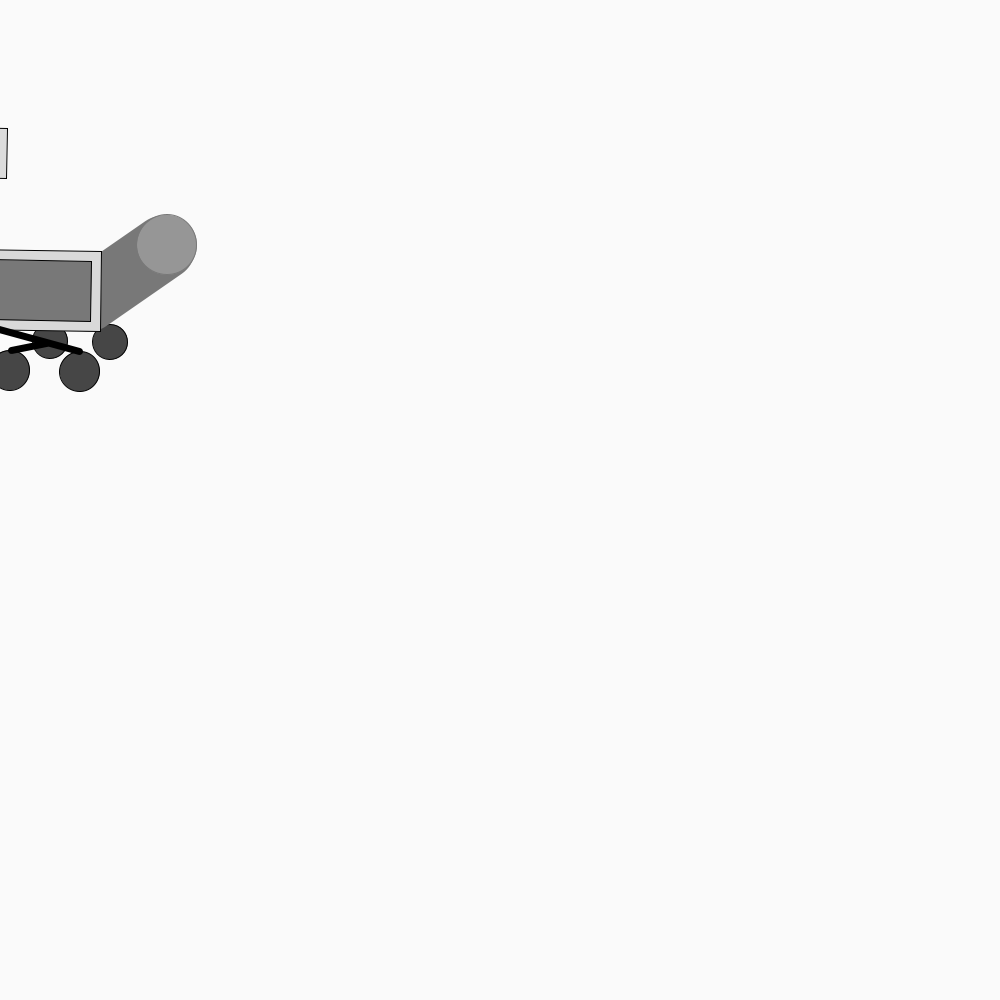
Frame 1 (no input)
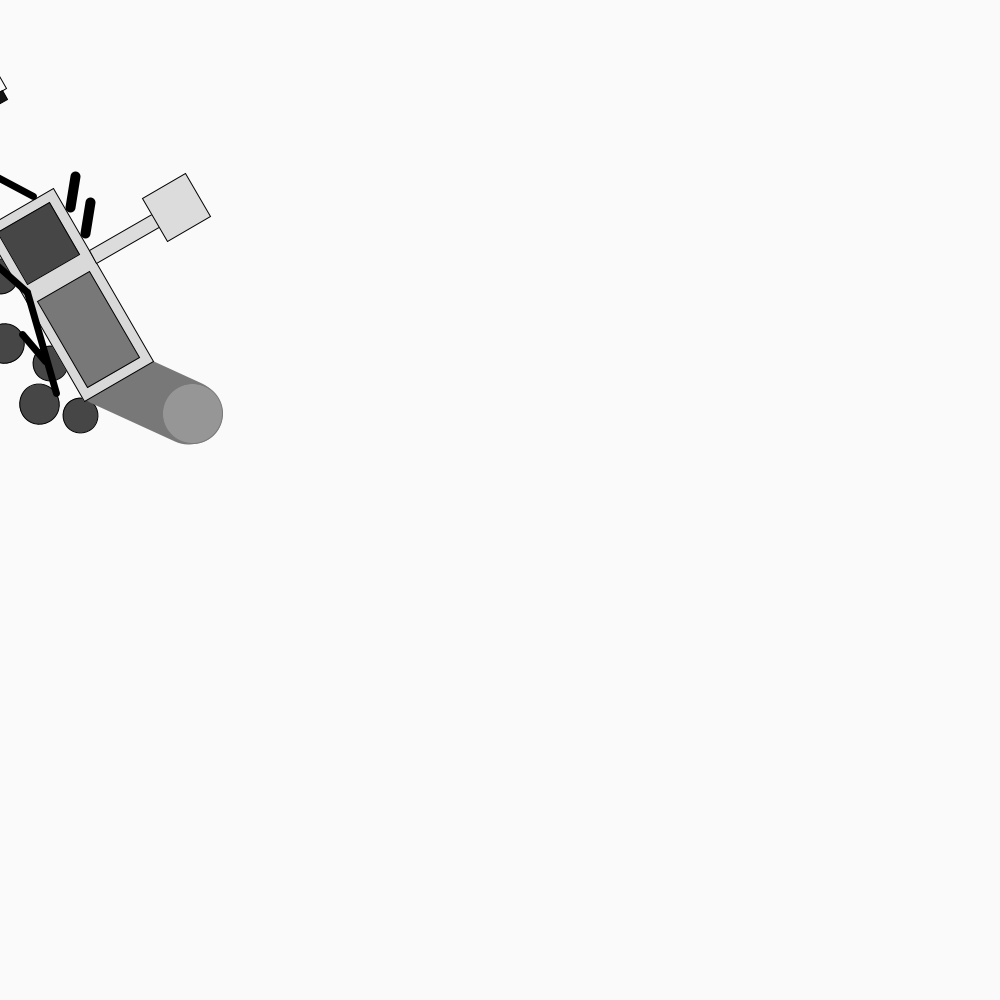
Frame 60 (the mouse pressed at the canvas centre just before this capture)
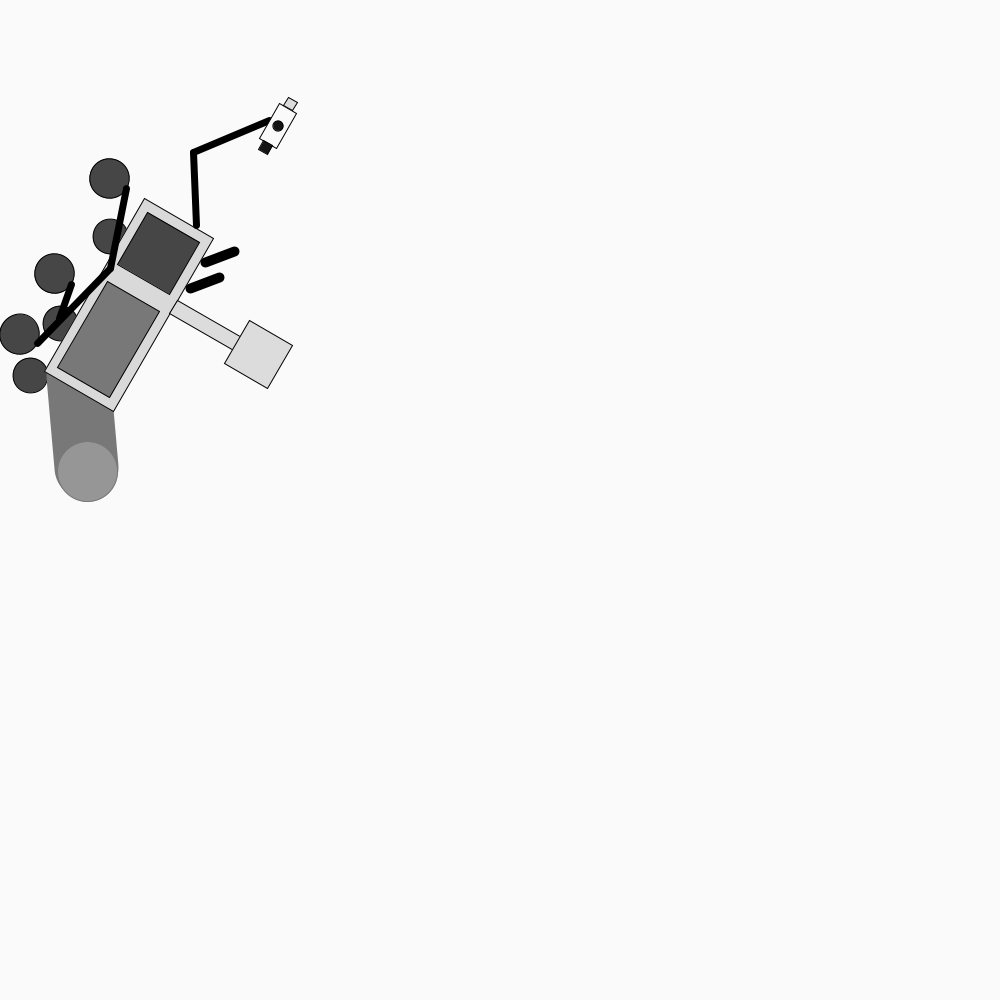
Frame 120 (the mouse held since frame 60 and released just before this capture)

The Processing sketch that drew these frames (run headless with seeded random() and noise(); from frame 60 on, the mouse is pressed at the canvas centre):

// Processing sketch: robotSketchRotation
// ── robotSketchRotation.pde
int moveBotX = 0;
float rotateBot = 0;

void setup()
{
  size (1000,1000);
  moveBotX = 0;
  rotateBot =0;
}

void draw()
{
  moveBotX = moveBotX+1;
  //rotateBot = moveBotX -.95;
  
  translate (moveBotX,300); 
  // moves the rotate horizontally accross the screen
  rotate(radians(moveBotX));
  translate(-300,-250);
  // reset origin of robot to the center of the robot 
   
   if (moveBotX+200/3 >= 1200)
   {
     moveBotX = 0;
   }

  background(250);
  
  fill(250);
  stroke(0,0,0);
  {// front wheels
    fill(70);
    ellipse(250,290,35,35);
    ellipse(350,290,35,35);
    ellipse(410,290,35,35);
  }
  
  //back
  {
    stroke(120);
    strokeWeight(64);
    line(462,195,387,248);  
    strokeWeight(1);
    fill(150);
    ellipse(465,192,60,60);
  }
  
  strokeWeight(1);
  {//body
    stroke(0);
    fill(217);
    rect(200,200,200,80);
    fill(70);
    rect(210,210,60,60);
    fill(120);
    rect(290,210,100,60);
  }
  {// back wheels
    fill(70);
    ellipse(200,320,40,40);
    ellipse(310,320,40,40);
    ellipse(380,320,40,40);
    strokeWeight(1);
   }
  {//joints
    stroke(0);
    strokeWeight(7);
    line(200,300,277,274);
    line(277,274,379,300);
    line(311,300,346,293);
    line(197,221,136,260);
    line(70,210,136,260);
  }
  strokeWeight(1);
 {// rear camera 
    fill(250);
    rect(50,190,40,20);
    fill(20);
    rect(90,195,10,10);
    ellipse(70,200,10,10);
    fill(220);
    rect(40,195,10,10);
     
     strokeWeight(1);
 }
 
 //top
 {
   rect(272,116,15,84);
   rect(253,78,50,50);
   
 }
 
 //solar panels
 {
   stroke(0);
   strokeWeight(10);
   line(255,195,231,175);
   line(225,195,201,175);
   strokeWeight(1);
 }  
}
